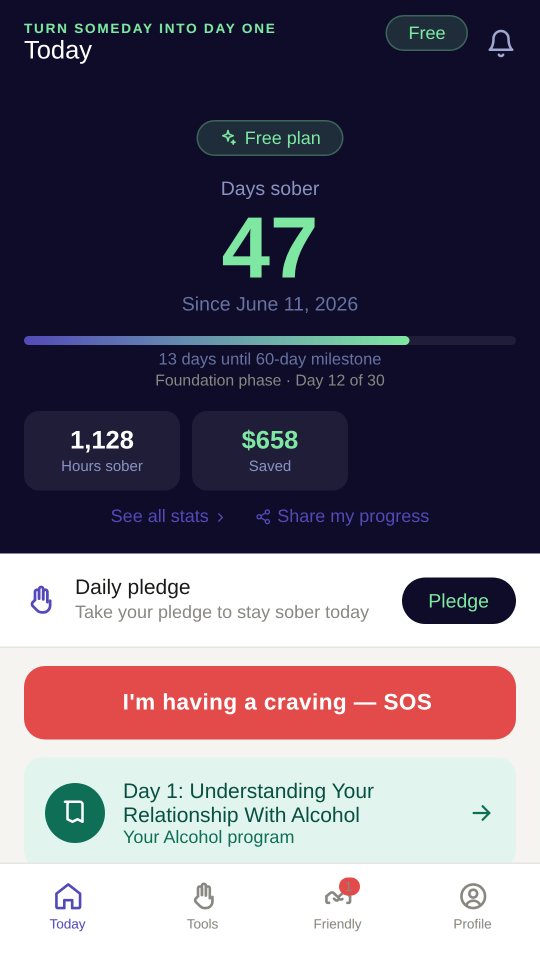
#> input picture TurnSomeDayIntoOneday/store-listing/screenshots/01-home.png, 1080 x 1920 px (shown at 1/2 size)
$ python make-captioned-screenshots.py
#> lines starting #> are read from the running program, lines starting #| are printed output that depends on the picture
#!/usr/bin/env python3
"""Build captioned Play Store screenshots from the raw app screenshots.

Testers Community's feedback report (Aug 2026) said the listing used plain
mobile screenshots that don't explain what each screen does, and asked for
captions on them. This puts a caption band above each screenshot and writes
the results to screenshots-captioned/.

Raw screenshots stay untouched in screenshots/ so this can be re-run.

    python3 make-captioned-screenshots.py
"""

import os
from PIL import Image, ImageDraw, ImageFont

HERE = os.path.dirname(os.path.abspath(__file__))
SRC = os.path.join(HERE, "screenshots")
OUT = os.path.join(HERE, "screenshots-captioned")

W, H = 1080, 1920
BAND = 300                     # caption band height
SHOT_H = H - BAND              # screenshot fills the rest, flush to the bottom
SHOT_W = round(SHOT_H * W / H)
SHOT_X = (W - SHOT_W) // 2
RADIUS = 30

BG = (15, 12, 41)              # the app's own header navy
HEAD = (255, 255, 255)
SUB = (154, 160, 190)
ACCENT = (74, 222, 128)        # the day-counter green

BOLD = "/usr/share/fonts/truetype/liberation/LiberationSans-Bold.ttf"
REG = "/usr/share/fonts/truetype/liberation/LiberationSans-Regular.ttf"

# Order here is the order they should be uploaded to Play Console.
PANELS = [
    ("01-home.png",     "Every sober day, counted",       "Days, hours and money back — on one screen"),
    ("06-sos.png",      "One tap when the craving hits",  "Breathe, talk it through, or reach 988 — instantly"),
    ("07-climb.png",    "Ninety steps, at your pace",     "A hard day dims the sky. It never takes a step back."),
    ("02-lessons.png",  "A new lesson every day",         "Read it, or listen in a real voice"),
    ("03-journal.png",  "Write it down, keep it private", "Nobody reads it. Not us, not anyone."),
    ("04-progress.png", "Progress that never resets",     "A setback doesn't erase what you've already done"),
    # Friendly stays, with an honest caption. Removing it (26 Aug, first pass)
    # was the wrong fix: it is a real feature and the main reason anyone buys
    # Pro. The problem was never the screenshot, it was a caption that read as
    # though Friendly came with the free app. Say "in Pro" on the panel and it
    # both tells the truth and sells the thing. Play allows 8 panels; this is 7.
    # Re-captured 26 Aug from a real Pro session: the header now reads
    # "Pro - 30/day" and the footer "30 of 30 Friendly chats left today", which
    # is the truth since v8.12. The 9 Aug source showed "Free - 3/day", which is
    # why this panel was pulled. Removing Friendly entirely was the wrong fix -
    # it is the main reason anybody buys Pro. Honest caption instead.
    ("05-chat.png",     "Someone to talk to at 3am",      "Friendly, in Pro - no judgment, any hour"),
]


def wrap(draw, text, font, max_w):
    words, lines, line = text.split(), [], ""
    for w in words:
        trial = (line + " " + w).strip()
        if draw.textlength(trial, font=font) <= max_w:
            line = trial
        else:
            if line:
                lines.append(line)
            line = w
    if line:
        lines.append(line)
    return lines


def rounded_top(img, radius):
    """Round the top two corners only; the bottom sits flush on the canvas."""
    mask = Image.new("L", img.size, 0)
    d = ImageDraw.Draw(mask)
    d.rounded_rectangle([0, 0, img.size[0] - 1, img.size[1] - 1 + radius],
                        radius=radius, fill=255)
    out = Image.new("RGBA", img.size, (0, 0, 0, 0))
    out.paste(img.convert("RGBA"), (0, 0), mask)
    return out


def build(src_name, headline, subline, dest):
#> called with src_name = '01-home.png', headline = 'Every sober day, counted'
    canvas = Image.new("RGB", (W, H), BG)
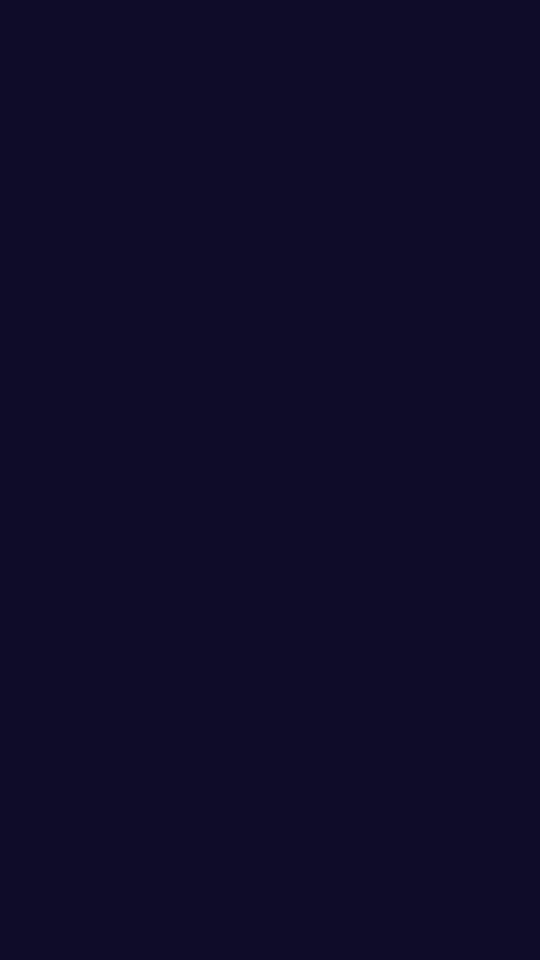
#> canvas: PIL image 1080x1920 RGB (shown at 1/2 size); mean R, G, B 15, 12, 41
    draw = ImageDraw.Draw(canvas)

    f_head = ImageFont.truetype(BOLD, 62)
    f_sub = ImageFont.truetype(REG, 36)

    margin = 70
    max_w = W - margin * 2

    head_lines = wrap(draw, headline, f_head, max_w)
#> head_lines = ['Every sober day, counted']
    sub_lines = wrap(draw, subline, f_sub, max_w)
#> sub_lines = 1 item

    head_lh, sub_lh, gap = 76, 48, 18
    block_h = len(head_lines) * head_lh + gap + len(sub_lines) * sub_lh
#> block_h = 142
    y = (BAND - block_h) // 2 - 8
#> y = 71

    for line in head_lines:
        draw.text((W / 2, y), line, font=f_head, fill=HEAD, anchor="ma")
        y += head_lh
#> this loop made 1 pass
#> (line, y) on pass 1: ('Every sober day, counted', 147)
#> after the loop, y = 147
    y += gap
#> y = 165
    for line in sub_lines:
        draw.text((W / 2, y), line, font=f_sub, fill=SUB, anchor="ma")
        y += sub_lh
#> this loop made 1 pass
#> y on pass 1: 213
#> after the loop, y = 213

    shot = Image.open(os.path.join(SRC, src_name)).convert("RGB")
#> shot is the input picture: PIL image 1080x1920 RGB; mean R, G, B 109.4, 101.9, 116.7
    shot = shot.resize((SHOT_W, SHOT_H), Image.LANCZOS)
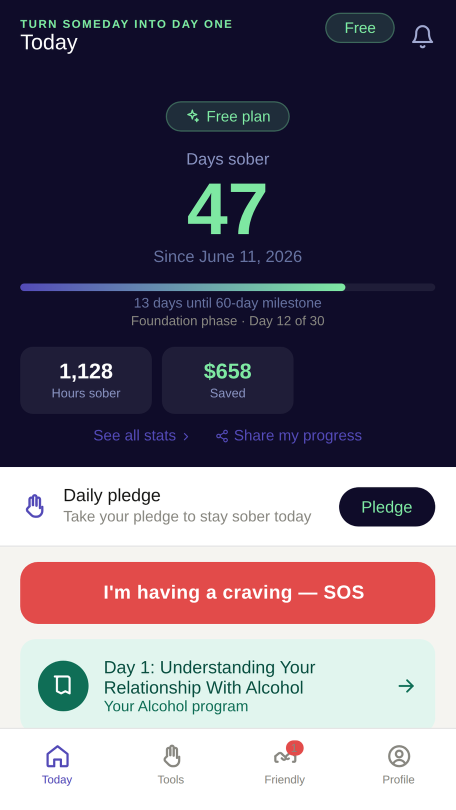
#> shot: PIL image 911x1620 RGB (shown at 1/2 size); mean R, G, B 109.4, 101.9, 116.7
    shot = rounded_top(shot, RADIUS)
#> in rounded_top, `mask = Image.new("L", img.size, 0)`: mask: PIL image 911x1620 L; every value is 0
#> in rounded_top, `out = Image.new("RGBA", img.size, (0, 0, 0, 0))`: out: PIL image 911x1620 RGBA; every value is 0
    canvas.paste(shot, (SHOT_X, BAND), shot)
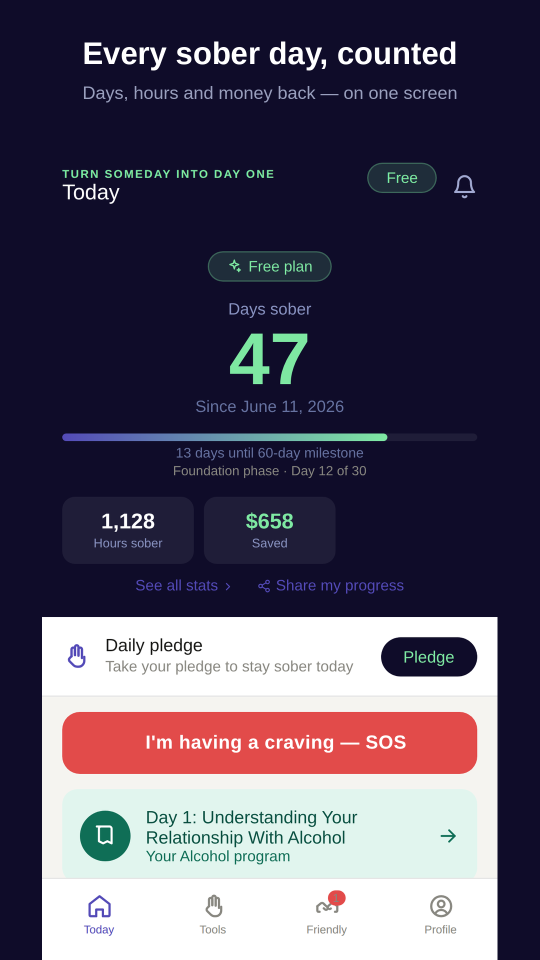
#> canvas: PIL image 1080x1920 RGB (shown at 1/2 size); mean R, G, B 83.9, 77.8, 96.5

    # thin accent rule sitting on the top edge of the screenshot
    draw.rounded_rectangle(
        [W / 2 - 46, BAND - 26, W / 2 + 46, BAND - 20], radius=3, fill=ACCENT)

    canvas.save(dest, "PNG", optimize=True)
    return dest


def main():
    os.makedirs(OUT, exist_ok=True)
    for i, (src, head, sub) in enumerate(PANELS, 1):
        dest = os.path.join(OUT, "%02d-%s" % (i, src.split("-", 1)[1]))
        build(src, head, sub, dest)
        print("%2d. %-22s %s" % (i, os.path.basename(dest), head))
#> pass 2 of the loop in main, `for i, (src, head, sub) in enumerate(PANELS, 1):`:
#> head_lines = ['One tap when the craving hits']
#> in build (call 2), `y = (BAND - block_h) // 2 - 8`: y = 71
#> the loop in build (call 2), `for line in head_lines:` made 1 pass
#> after the loop in build (call 2), `for line in head_lines:`: y = 147
#> in build (call 2), `y += gap`: y = 165
#> the loop in build (call 2), `for line in sub_lines:` made 1 pass
#> after the loop in build (call 2), `for line in sub_lines:`: y = 213
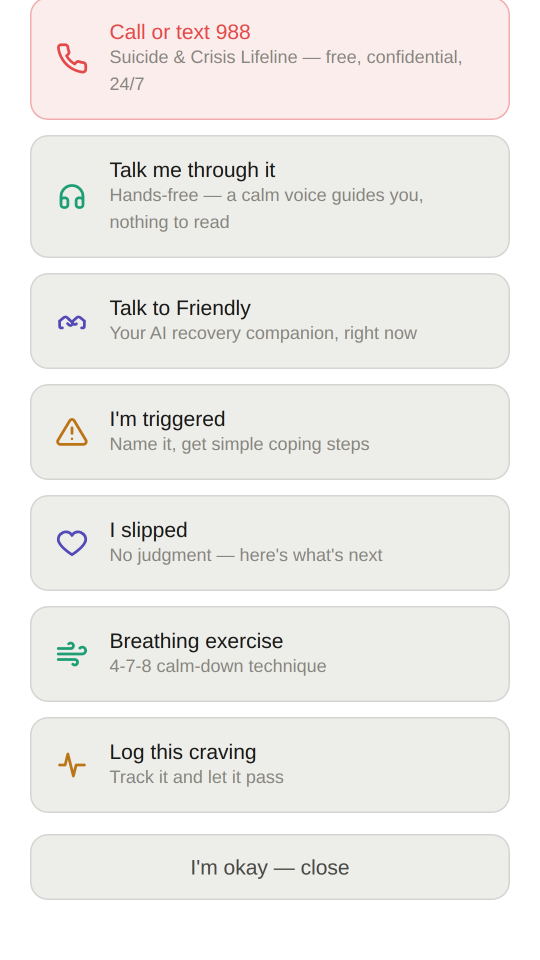
#> input picture TurnSomeDayIntoOneday/store-listing/screenshots/06-sos.png, 1080 x 1920 px (shown at 1/2 size)
#> in build, shot is the input picture: PIL image 1080x1920 RGB; mean R, G, B 239.5, 237.5, 235.6
#> shot: PIL image 911x1620 RGB
#> in build (call 2), `canvas.paste(shot, (SHOT_X, BAND), shot)`:
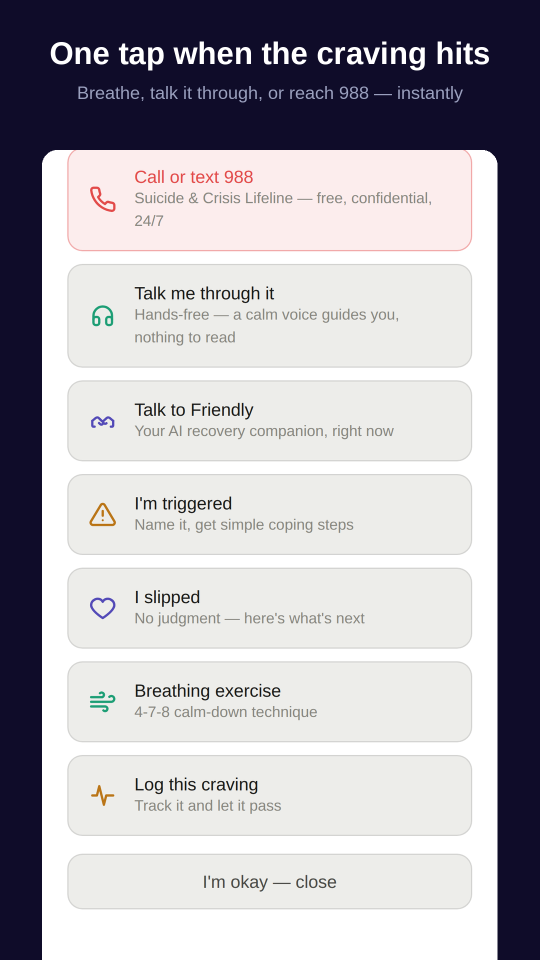
#> canvas: PIL image 1080x1920 RGB (shown at 1/2 size); mean R, G, B 176.7, 174.6, 181.4
#> pass 3 of the loop in main, `for i, (src, head, sub) in enumerate(PANELS, 1):`:
#> head_lines = ['Ninety steps, at your pace']
#> in build (call 3), `y = (BAND - block_h) // 2 - 8`: y = 71
#> the loop in build (call 3), `for line in head_lines:` made 1 pass
#> after the loop in build (call 3), `for line in head_lines:`: y = 147
#> in build (call 3), `y += gap`: y = 165
#> the loop in build (call 3), `for line in sub_lines:` made 1 pass
#> after the loop in build (call 3), `for line in sub_lines:`: y = 213
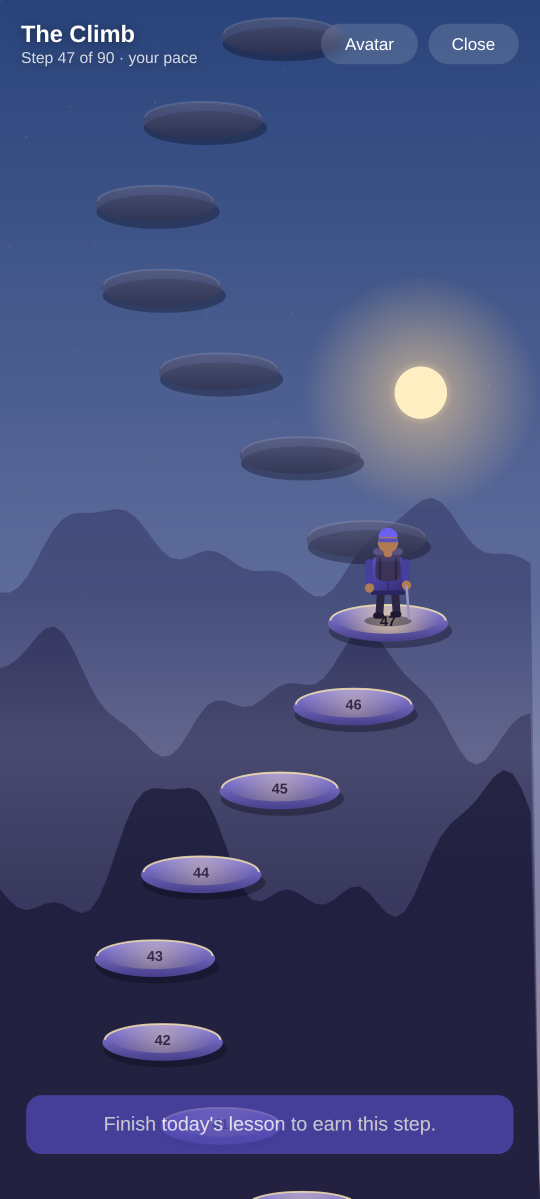
#> input picture TurnSomeDayIntoOneday/store-listing/screenshots/07-climb.png, 1079 x 2397 px (shown at 1/2 size)
#> in build, shot is the input picture: PIL image 1079x2397 RGB; mean R, G, B 66.4, 74.2, 117.5
#> in build (call 3), `shot = shot.resize((SHOT_W, SHOT_H), Image.LANCZOS)`:
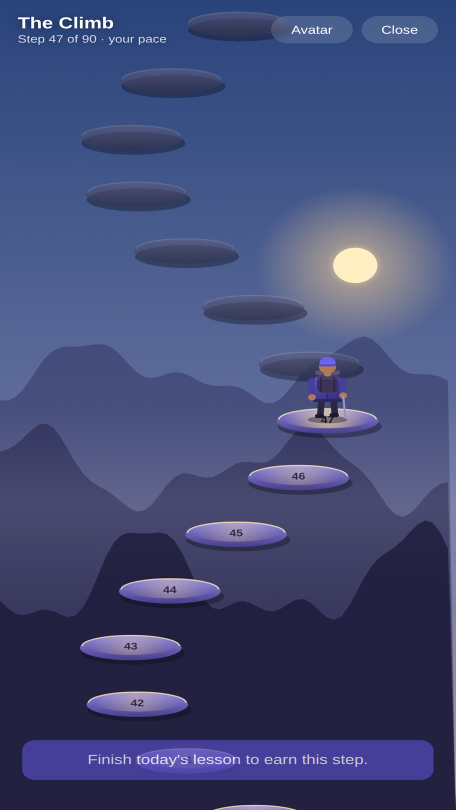
#> shot: PIL image 911x1620 RGB (shown at 1/2 size); mean R, G, B 66.4, 74.2, 117.5
#> in build (call 3), `canvas.paste(shot, (SHOT_X, BAND), shot)`:
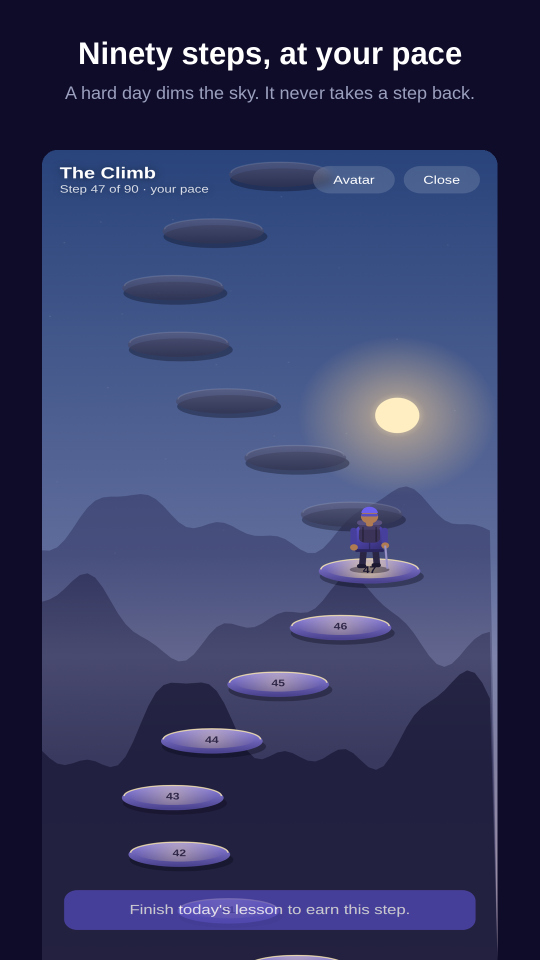
#> canvas: PIL image 1080x1920 RGB (shown at 1/2 size); mean R, G, B 53.4, 58.1, 97.2
#> the loop made 7 passes; the first 3 are shown
    print("\nWrote %d files to %s" % (len(PANELS), OUT))


if __name__ == "__main__":
#> (the run stopped early here; a loop or call above may not have finished)
